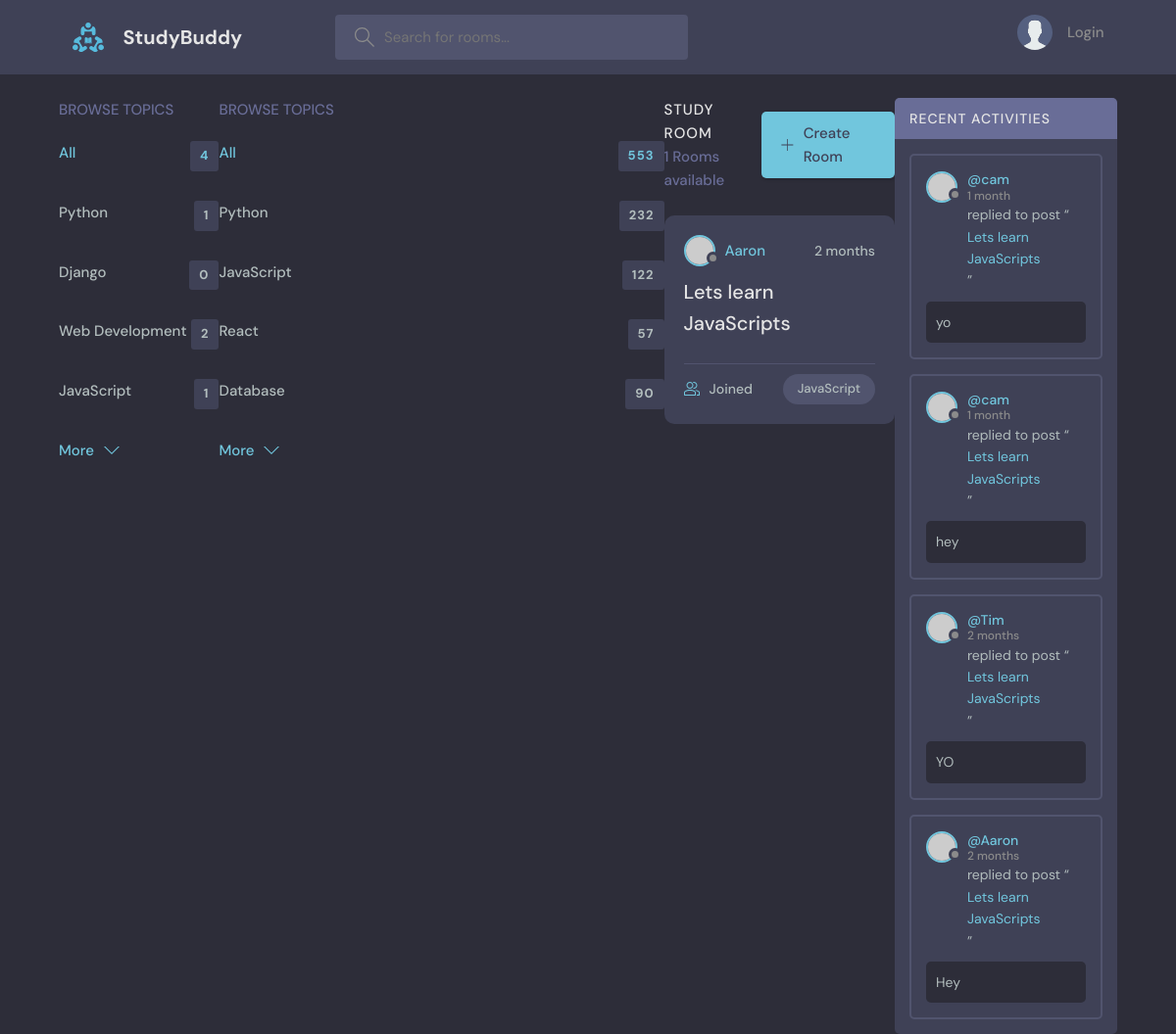
Screenshot of /?q=JavaScript with the database file from the repository.
### base/models.py (models this page shows, shortened)
class Topic(models.Model):
    name = models.CharField(max_length=200)

class Room(models.Model):
    host = models.ForeignKey(User, on_delete=models.SET_NULL, null=True)
    topic = models.ForeignKey(Topic, on_delete=models.SET_NULL, null=True)
    name = models.CharField(max_length =200)
    description = models.TextField(null=True, blank=True)
    participants = models.ManyToManyField(User, related_name='rooms', blank=True)
    updated = models.DateTimeField(auto_now=True)
    created = models.DateTimeField(auto_now_add=True)
    class Meta:
        ordering = ['-updated', '-created']
    def __str__(self):
        return self.name

class Message(models.Model):
    user = models.ForeignKey(User, on_delete=models.CASCADE)
    room =models.ForeignKey(Room, on_delete=models.CASCADE)
    body = models.TextField()
    updated = models.DateTimeField(auto_now=True)
    created = models.DateTimeField(auto_now_add=True)
    class Meta:
        ordering = ['-updated', '-created']

### base/views.py (the view)
# urls.py: path('', views.home, name="home"),
def home(request):
    q = request.GET.get('q') if request.GET.get('q') != None else ''
    rooms = Room.objects.filter(
        Q(topic__name__icontains=q) |
        Q(name__icontains=q) |
        Q(description__icontains=q)
        )
    topics = Topic.objects.all()
    rooms_count = rooms.count()
    room_messages = Message.objects.filter(Q(room__topic__name__icontains=q))
    context = {'rooms': rooms, 'topics': topics,
               'room_count': rooms_count, 'room_messages': room_messages}
    return render(request, 'base/home.html', context)

### base/templates/base/home.html (shortened to what this page needs)
{% extends 'main.html' %}
{% block content %}
    <main class="layout layout--3">
      <div class="container">
        {% include 'base/topics_component.html' %}
        <div class="topics">
          <div class="topics__header">
            <h2>Browse Topics</h2>
          </div>
          <ul class="topics__list">
            <li>
              <a href="/" class="active">All <span>553</span></a>
            </li>
            <li>
              <a href="/">Python <span>232</span></a>
            </li>
            <li>
              <a href="/">JavaScript <span>122</span></a>
            </li>
            <li>
              <a href="/">React <span>57</span></a>
            </li>
            <li>
              <a href="/">Database <span>90</span></a>
            </li>
          </ul>
          <a class="btn btn--link" href="topics.html">
            More
            <svg version="1.1" xmlns="http://www.w3.org/2000/svg" width="32" height="32" viewBox="0 0 32 32">
              <title>chevron-down</title>
              <path d="M16 21l-13-13h-3l16 16 16-16h-3l-13 13z"></path>
            </svg>
          </a>
        </div>
        <div class="roomList">
          <div class="roomList__header">
            <div>
              <h2>Study Room</h2>
              <p>{{room_count}} Rooms available</p>
            </div>
            <a class="btn btn--main" href="{% url 'create-room' %}">
              <svg version="1.1" xmlns="http://www.w3.org/2000/svg" width="32" height="32" viewBox="0 0 32 32">
                <title>add</title>
                <path
                  d="M16.943 0.943h-1.885v14.115h-14.115v1.885h14.115v14.115h1.885v-14.115h14.115v-1.885h-14.115v-14.115z"
                ></path>
              </svg>
              Create Room
            </a>
          </div>
          {% include 'base/feed_component.html' %}
        </div>
         {% include 'base/activity_component.html' %}
      </div>
    </main>
    {% endblock %}

### base/templates/base/topics_component.html
<div class="topics">
    <div class="topics__header">
      <h2>Browse Topics</h2>
    </div>
    <ul class="topics__list">
      <li>
        <a href="{% url 'home' %}" class="active">All <span>{{topics.count}}</span></a>
        {% for topic in topics %}
      </li>
      <li>
        <a href="{% url 'home' %}?q={{topic.name}}">{{topic.name}} <span>{{topic.room_set.all.count}}</span></a>
      </li>
      {% endfor %}
    </ul>
    <a class="btn btn--link" href="topics.html">
      More
      <svg version="1.1" xmlns="http://www.w3.org/2000/svg" width="32" height="32" viewBox="0 0 32 32">
        <title>chevron-down</title>
        <path d="M16 21l-13-13h-3l16 16 16-16h-3l-13 13z"></path>
      </svg>
    </a>
  </div>

### base/templates/base/feed_component.html (shortened to what this page needs)
{% for room in rooms %}
<div class="roomListRoom">
    <div class="roomListRoom__header">
      <a href="{% url 'user-profile' room.host.id %}" class="roomListRoom__author">
        <div class="avatar avatar--small">
          <img src="https://randomuser.me/api/portraits/women/11.jpg" />
        </div>
        <span>{{room.host.username}}</span>
      </a>
      <div class="roomListRoom__actions">
        <span>{{room.created|timesince}}</span>
      </div>
    </div>
    <div class="roomListRoom__content">
      <a href="{% url 'room' room.id %}">{{room.name}}</a>
    </div>
    <div class="roomListRoom__meta">
      <a href="{% url 'room' room.id %}" class="roomListRoom__joined">
        {{room.participant.all.count}} Joined
      </a>
      <p class="roomListRoom__topic">{{room.topic.name}}</p>
    </div>
</div>
{% endfor %}

### base/templates/base/activity_component.html (shortened to what this page needs)
<div class="activities">
    <div class="activities__header">
      <h2>Recent Activities</h2>
    </div>
    {% for message in room_messages %}
    <div class="activities__box">
      <div class="activities__boxHeader roomListRoom__header">
        <a href="{% url 'user-profile' message.user.id %}" class="roomListRoom__author">
          <div class="avatar avatar--small">
            <img src="https://randomuser.me/api/portraits/women/11.jpg" />
          </div>
          <p>
            @{{message.user}}
            <span>{{message.created|timesince}}</span>
          </p>
        </a>
      </div>
      <div class="activities__boxContent">
        <p>replied to post “<a href="{% url 'room' message.room.id %}">{{message.room}}</a>”</p>
        <div class="activities__boxRoomContent">
            {{message.body}}
        </div>
        </div>
    </div>
    {% endfor %}
  </div>

### rows the page displays
Topic: name "Python", room_set.all.count "1"
Topic: name "Django", room_set.all.count "0"
Topic: name "Web Development", room_set.all.count "2"
Topic: name "JavaScript", room_set.all.count "1"
Room: host.username "Aaron", created "2 months", name "Lets learn JavaScripts", topic.name "JavaScript"
Message: user "cam", created "1 month", room "Lets learn JavaScripts", body "yo"
Message: user "cam", created "1 month", room "Lets learn JavaScripts", body "hey"
Message: user "Tim", created "2 months", room "Lets learn JavaScripts", body "YO"
Message: user "Aaron", created "2 months", room "Lets learn JavaScripts", body "Hey"

### other values shown
{{ topics.count }} "4"
{{ room_count }} "1"
